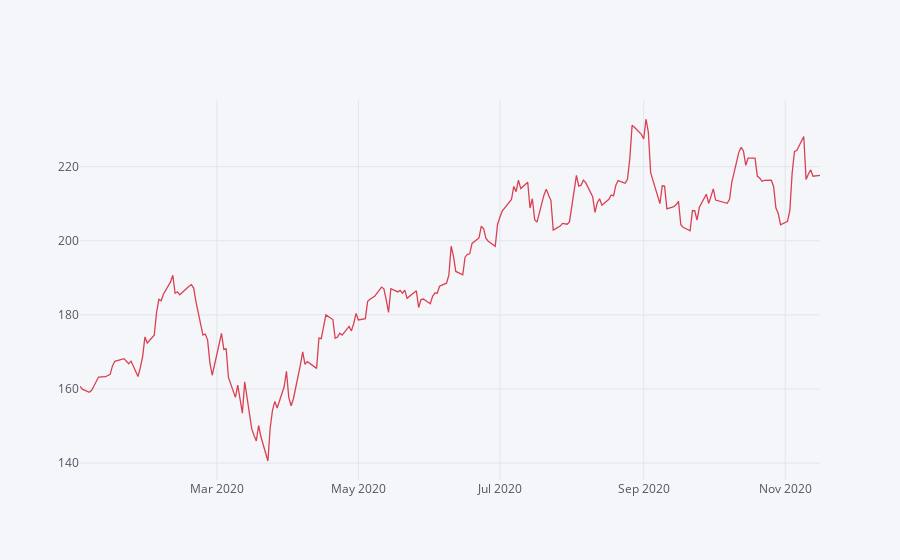

Source (notebook cell):
### Markdown cell above
This plot show the highest price of the year 2019 to 2020 and we can see that even though there is covid19 the price did not drop too much  it is high

### Code cell
MSFT['2020'].High.iplot(colors='red')
HDB['2020'].High.iplot(colors= 'blue')
AMZN['2020'].High.iplot(colors = 'green')
IBM['2020'].High.iplot()

### Figure 1 — Plotly figure (JSON) as saved in the notebook; plotly's stock layout.template omitted (floating-point values rounded to 4 significant figures; data arrays with more than 128 entries replaced by an {"elided": "..."} marker saying what was removed)
{"data": [{"line": {"color": "rgba(219, 64, 82, 1.0)", "dash": "solid", "shape": "linear", "width": 1.3}, "mode": "lines", "name": "High", "text": "", "type": "scatter", "x": {"elided": "222 str values"}, "y": {"elided": "222 float values"}}], "layout": {"legend": {"bgcolor": "#F5F6F9", "font": {"color": "#4D5663"}}, "paper_bgcolor": "#F5F6F9", "plot_bgcolor": "#F5F6F9", "title": {"font": {"color": "#4D5663"}}, "xaxis": {"gridcolor": "#E1E5ED", "showgrid": true, "tickfont": {"color": "#4D5663"}, "title": {"font": {"color": "#4D5663"}, "text": ""}, "zerolinecolor": "#E1E5ED"}, "yaxis": {"gridcolor": "#E1E5ED", "showgrid": true, "tickfont": {"color": "#4D5663"}, "title": {"font": {"color": "#4D5663"}, "text": ""}, "zerolinecolor": "#E1E5ED"}}}
